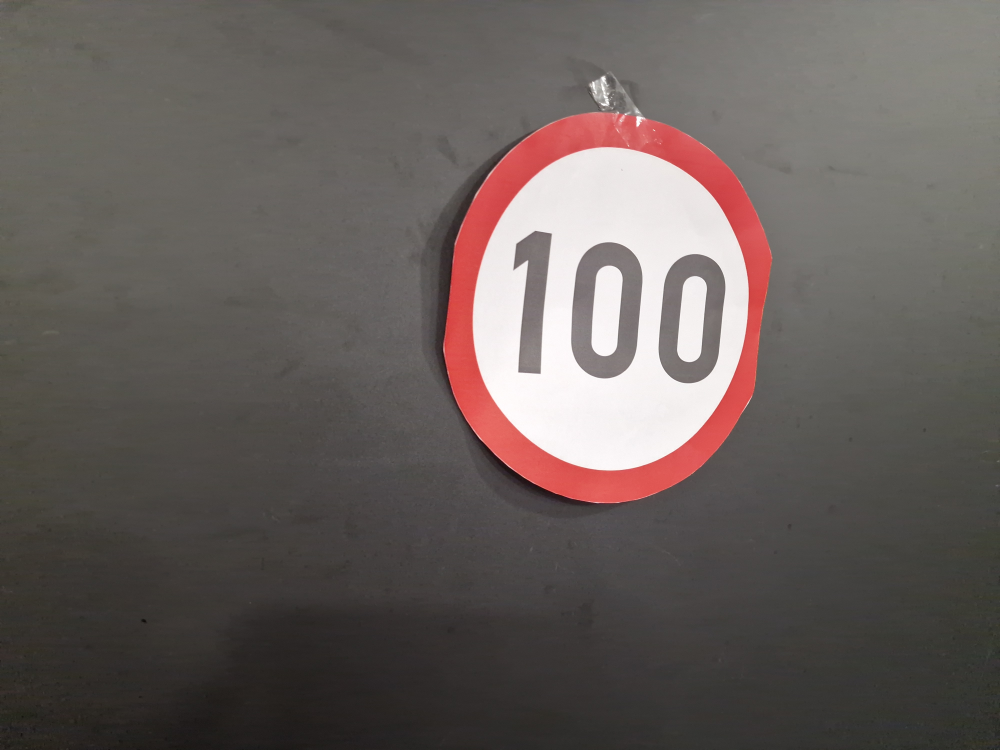
#> input picture street_sign.jpg, 4000 x 3000 px (shown at 1/4 size); its folder holds only this picture in this run
$ python -i feature_extraction.py   (imports and definitions only)
#> lines starting #> are read from the running program, lines starting #| are printed output that depends on the picture; after the words box and inside, x2 and y2 are one past the last pixel; in counts of white or black regions, pixels touching at a corner belong together
#> further down, picture is the input picture: shape (3000, 4000, 3); mean B, G, R 91.4, 94.5, 102.8
import cv2
import numpy as np
import os

lower = np.array([50, 0, 130])
upper = np.array([164, 255, 245])


def create_digit_mask(img):
    imgHSV = cv2.cvtColor(img, cv2.COLOR_BGR2HSV)
#> imgHSV: shape (3000, 4000, 3); mean H, S, V 30, 25.4, 102.9
    mask = cv2.inRange(imgHSV, lower, upper)
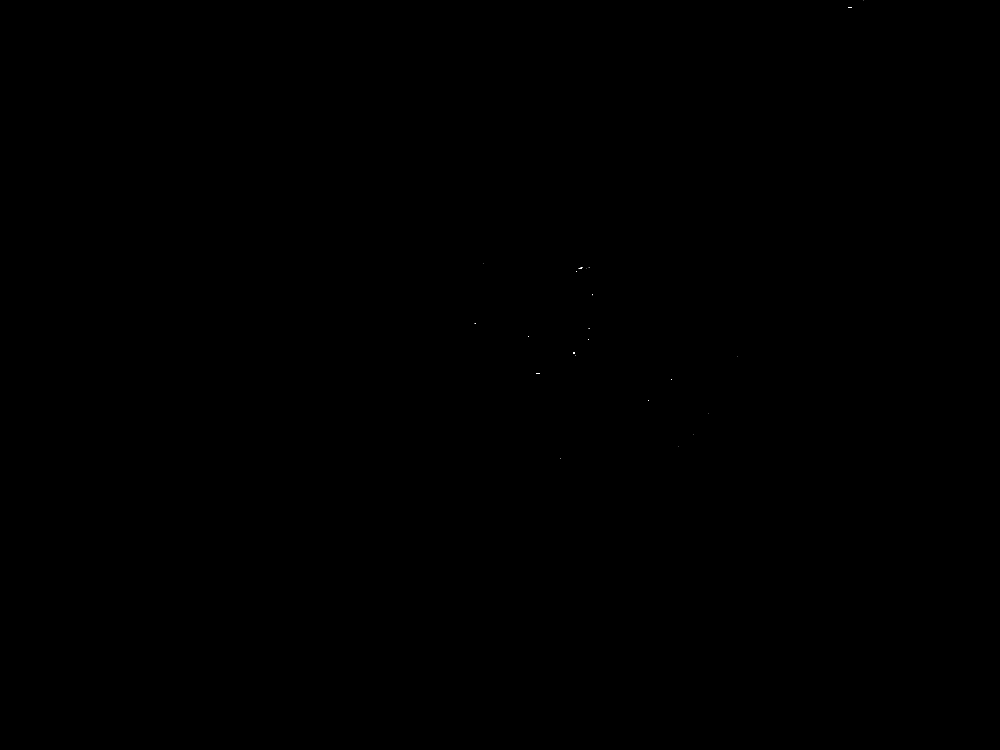
#> mask: shape (3000, 4000) (shown at 1/4 size); 0% white in thin lines or dots, all inside (x1, y1, x2, y2) = (1898, 0, 3455, 1833)
    kernel = kernel = np.ones((4, 4), np.uint8)
    mask = cv2.morphologyEx(mask, cv2.MORPH_CLOSE, kernel)
#> mask: shape (3000, 4000); 0% white; 22 white regions (18 under 20 px)
    return mask


def numberOfDigits(img):
    mask = create_digit_mask(img)
    contours, _ = cv2.findContours(mask, cv2.RETR_EXTERNAL, cv2.CHAIN_APPROX_SIMPLE)
#> contours = 22 contours, 19 with area under 20; largest, box (x1, y1, x2, y2) and area: (2145, 1493, 2161, 1497) 38, (2315, 1070, 2332, 1077) 36, (2293, 1409, 2301, 1415) 26

    min_contour_area = 100
    large_contours = [c for c in contours if cv2.contourArea(c) > min_contour_area]
#> large_contours = []
    return len(large_contours)


def calculate_perimeter(img):
    mask = create_digit_mask(img)
    contours, _ = cv2.findContours(mask, cv2.RETR_EXTERNAL, cv2.CHAIN_APPROX_SIMPLE)

    min_contour_area = 100
    large_contours = [c for c in contours if cv2.contourArea(c) > min_contour_area]
#> large_contours = []

    total_perimeter = 0

    for contour in large_contours:
        total_perimeter += cv2.arcLength(contour, True)
#> this loop made 0 passes
#> after the loop, total_perimeter = 0

    return total_perimeter


def calculate_area(img):
    mask = create_digit_mask(img)
    contours, _ = cv2.findContours(mask, cv2.RETR_EXTERNAL, cv2.CHAIN_APPROX_SIMPLE)

    min_contour_area = 100
    large_contours = [c for c in contours if cv2.contourArea(c) > min_contour_area]

    total_area = 0
    for contour in large_contours:
        total_area += cv2.contourArea(contour)

    return total_area


def find_circle(img):
    total_shapes = 0
    total_circles = 0
    total_uknowns = 0
    mask = create_digit_mask(img)

    result = cv2.bitwise_and(img, img, mask=mask)
    gray = cv2.cvtColor(result, cv2.COLOR_BGR2GRAY)
    blurred = cv2.GaussianBlur(gray, (3, 3), 0)

    _, thresholded = cv2.threshold(blurred, 50, 255, cv2.THRESH_BINARY)
#> thresholded: shape (3000, 4000); 0% white; 20 white regions (16 under 20 px)

    contours, _ = cv2.findContours(thresholded, cv2.RETR_TREE, cv2.CHAIN_APPROX_SIMPLE)
#> contours = 20 contours, 17 with area under 20; largest, box (x1, y1, x2, y2) and area: (2144, 1493, 2161, 1498) 56, (2316, 1070, 2332, 1077) 38, (2293, 1409, 2301, 1415) 26

    # Colors for different shapes
    colors = {"Circle": (0, 255, 0), "Unknown": (0, 0, 255)}

    for _, c in enumerate(contours):
        if cv2.contourArea(c) < 50:
            continue
        perimeter = cv2.arcLength(c, True)
        approx = cv2.approxPolyDP(c, 0.00004 * perimeter, True)

        shape_type = "Unknown"
        color = colors["Unknown"]

        if len(approx) >= 4:
            area = cv2.contourArea(c)
            radius = perimeter / (2 * 3.14159)
            circularity = area / (3.14159 * (radius**2))
            if 0.5 <= circularity <= 1.5:
                shape_type = "Circle"
                total_circles += 1
                color = colors["Circle"]
            else:
                shape_type = "Unknown"
                total_uknowns += 1
                color = colors["Unknown"]

        cv2.drawContours(result, [c], -1, color, 2)
        x, y, _, _ = cv2.boundingRect(c)
        cv2.putText(
            result, shape_type, (x, y - 10), cv2.FONT_HERSHEY_SIMPLEX, 0.5, color, 2
        )
        total_shapes += 1
#> this loop made 20 passes
#> (perimeter, shape_type, area, radius, circularity, total_uknowns, x) on pass 7: (37.9, 'Unknown', 55.5, 6.03, 0.486, 1, 2144)
#> c on passes 1, 2, 3, 4, 8, 12: [[2242, 1833], [2243, 1833]], [[2713, 1787]], [[2774, 1737]], [[2836, 1653]], [[2949, 1426]], [[2357, 1313], [2356, 1314], [2358, 1314]]
#> after the loop, total_circles = 0; total_shapes = 1; total_uknowns = 1
    return total_circles, total_uknowns, total_shapes


def get_features(image):
    features = []
    features.append(numberOfDigits(image))
    features.append(calculate_perimeter(image))
    circles, unkowns, total = find_circle(image)
#> circles = 0; unkowns = 1; total = 1
    features.append(circles)
    features.append(unkowns)
    features.append(total)
    features.append(calculate_area(image))
#> in calculate_area, `contours, _ = cv2.findContours(mask, cv2.RETR_EXTERNAL, cv2.CHAIN_APPR..`: contours = 22 contours, 19 with area under 20; largest, box (x1, y1, x2, y2) and area: (2145, 1493, 2161, 1497) 38, (2315, 1070, 2332, 1077) 36, (2293, 1409, 2301, 1415) 26
#> in calculate_area, `large_contours = [c for c in contours if cv2.contourArea(c) > min_cont..`: large_contours = []
#> after the loop in calculate_area, `for contour in large_contours:`: total_area = 0
    return features


# [90 lines left out: functions get_all_features, set_color_range, show_debug, not called in this run]


# [2 lines not run here, left out]

>>> import cv2
>>> picture = cv2.imread('../street_sign.jpg')
>>> result = get_features(picture)
#> result = [0, 0, 0, 1, 1, 0]
